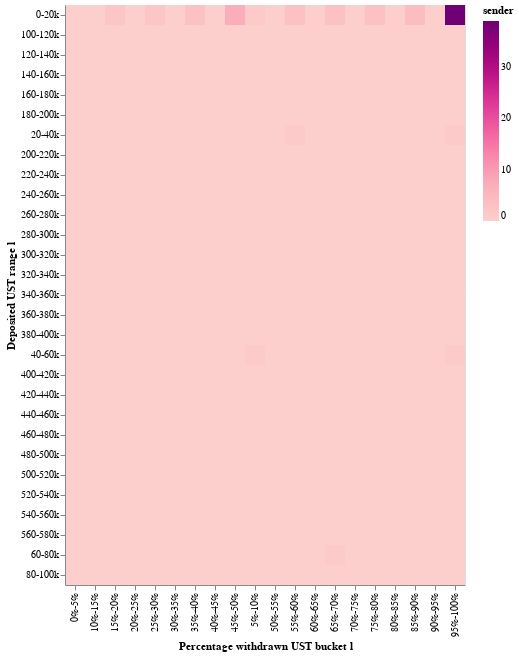

Source (notebook cell):
### Code cell
alt.Chart((heatmap_data_df.rename(columns=cols_dict))).mark_rect().encode(
    x=alt.X(cols_dict['perc_withdrawn_cat_label']+':O'),
    y=alt.Y(cols_dict['DEP_CAT_label']+':O'),
    color=alt.Color('sender'+':Q',
            scale=alt.Scale(scheme='redpurple')),
    tooltip=['DEP_CAT_label'+':N','perc_withdrawn_cat_label'+':N','sender'+':Q']
)

### Figure 1 — Vega-Lite specification as saved in the notebook (floating-point values rounded to 4 significant figures; data arrays with more than 128 entries replaced by an {"elided": "..."} marker saying what was removed)
{"config": {"view": {"continuousWidth": 400, "continuousHeight": 300}}, "data": {"name": "data-e9e3b15c6ed2f7a138c5c946247d5518"}, "mark": "rect", "encoding": {"color": {"field": "sender", "scale": {"scheme": "redpurple"}, "type": "quantitative"}, "tooltip": [{"field": "DEP_CAT_label", "type": "nominal"}, {"field": "perc_withdrawn_cat_label", "type": "nominal"}, {"field": "sender", "type": "quantitative"}], "x": {"field": "Percentage withdrawn UST bucket l", "type": "ordinal"}, "y": {"field": "Deposited UST range l", "type": "ordinal"}}, "$schema": "https://vega.github.io/schema/vega-lite/v4.17.0.json", "datasets": {"data-e9e3b15c6ed2f7a138c5c946247d5518": {"elided": "580 records"}}}
